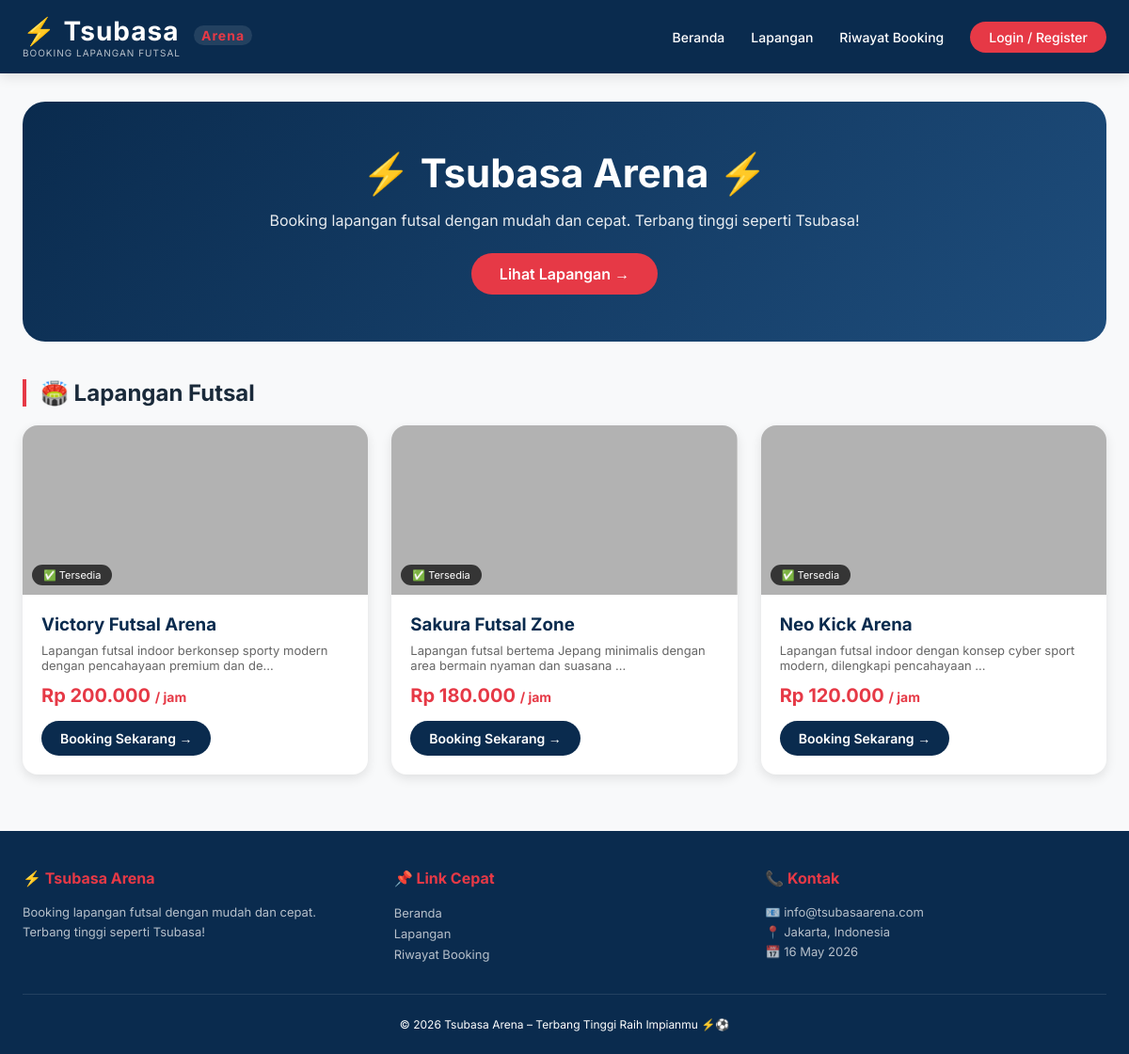
The app's page /tsubasa_arena/index.php with its own data.
### tables this page shows
CREATE TABLE `lapangan` (
  `id` int(11) NOT NULL,
  `nama_lapangan` varchar(100) NOT NULL,
  `deskripsi` text DEFAULT NULL,
  `lokasi` text DEFAULT NULL,
  `harga_per_jam` int(11) NOT NULL,
  `foto` varchar(255) DEFAULT NULL,
  `status` enum('aktif','nonaktif') DEFAULT 'aktif',
  `created_at` datetime DEFAULT current_timestamp()
);

### tsubasa_arena/index.php (the view, shortened to what this page needs)
<?php
include 'config/database.php';
include 'includes/header.php';
?>
<div class="container">
    <div class="hero">
        <h1>⚡ Tsubasa Arena ⚡</h1>
        <p>Booking lapangan futsal dengan mudah dan cepat. Terbang tinggi seperti Tsubasa!</p>
        <a href="lapangan.php" class="btn-lapangan">Lihat Lapangan →</a>
    </div>
    <h2 class="section-title">🏟️ Lapangan Futsal</h2>
    <div class="lapangan-grid">
        <?php
        $query = "SELECT * FROM lapangan WHERE status = 'aktif' ORDER BY id DESC LIMIT 3";
        $result = mysqli_query($conn, $query);
        if (mysqli_num_rows($result) > 0):
            while ($lapangan = mysqli_fetch_assoc($result)):
        ?>
        <div class="lapangan-card">
            <div class="lapangan-img" style="background-image: linear-gradient(rgba(0,0,0,0.3), rgba(0,0,0,0.3)), url('assets/uploads/lapangan/<?= $lapangan['foto'] ?? 'default.jpg' ?>');">
                <span class="lapangan-status">✅ Tersedia</span>
            </div>
            <div class="lapangan-info">
                <h3><?= $lapangan['nama_lapangan'] ?></h3>
                <p><?= substr($lapangan['deskripsi'], 0, 80) ?>...</p>
                <div class="harga">Rp <?= number_format($lapangan['harga_per_jam'], 0, ',', '.') ?> <span style="font-size: 14px;">/ jam</span></div>
                <a href="detail_lapangan.php?id=<?= $lapangan['id'] ?>" class="btn-booking">Booking Sekarang →</a>
            </div>
        </div>
        <?php
            endwhile;
        else:
        ?>
        <p style="color:#888;">Belum ada lapangan tersedia.</p>
        <?php endif; ?>
    </div>
</div>
<?php include 'includes/footer.php'; ?>

### tsubasa_arena/includes/header.php (style rules this page uses)
* { margin: 0; padding: 0; box-sizing: border-box; }
body { font-family: 'Inter', sans-serif; background: #f8f9fa; color: #1a2a3a; }
:root { --blue-dark: #0a2b4e; --blue-medium: #1e4d7c; --blue-light: #3a6b92; --red-accent: #e63946; --white: #ffffff; --gray-bg: #f8f9fa; --gray-border: #e0e0e0; --text-dark: #1a2a3a; }
.container { max-width: 1280px; margin: 0 auto; padding: 0 24px; }

### tsubasa_arena/index.php (style rules this page uses)
.hero { background: linear-gradient(135deg, #0a2b4e 0%, #1e4d7c 100%); border-radius: 24px; padding: 50px; text-align: center; color: white; margin: 30px 0; }
.hero h1 { font-size: 42px; margin-bottom: 15px; }
.hero p { font-size: 16px; margin-bottom: 25px; opacity: 0.9; }
.btn-lapangan { background: #e63946; color: white; padding: 12px 30px; border-radius: 30px; text-decoration: none; font-weight: 600; display: inline-block; transition: all 0.3s; }
.section-title { font-size: 24px; margin: 40px 0 20px; border-left: 4px solid #e63946; padding-left: 15px; }
.lapangan-grid { display: grid; grid-template-columns: repeat(auto-fit, minmax(300px, 1fr)); gap: 25px; }
.lapangan-card { background: white; border-radius: 16px; overflow: hidden; box-shadow: 0 4px 12px rgba(0,0,0,0.1); transition: all 0.3s; }
.lapangan-img { height: 180px; background-size: cover; background-position: center; display: flex; align-items: flex-end; justify-content: flex-start; padding: 10px; }
.lapangan-status { background: rgba(0,0,0,0.7); color: white; padding: 4px 12px; border-radius: 20px; font-size: 11px; }
.lapangan-info { padding: 20px; }
.lapangan-info h3 { color: #0a2b4e; margin-bottom: 8px; }
.lapangan-info p { color: #666; font-size: 13px; margin-bottom: 12px; }
.harga { font-size: 20px; font-weight: bold; color: #e63946; margin-bottom: 15px; }
.btn-booking { background: #0a2b4e; color: white; padding: 10px 20px; border-radius: 25px; text-decoration: none; font-size: 14px; font-weight: 600; display: inline-block; transition: all 0.3s; }

### records on screen
lapangan: nama_lapangan "Victory Futsal Arena", deskripsi "Lapangan futsal indoor berkonsep sporty modern dengan pencahayaan premium dan de", harga_per_jam "200.000"
lapangan: nama_lapangan "Sakura Futsal Zone", deskripsi "Lapangan futsal bertema Jepang minimalis dengan area bermain nyaman dan suasana", harga_per_jam "180.000"
lapangan: nama_lapangan "Neo Kick Arena", deskripsi "Lapangan futsal indoor dengan konsep cyber sport modern, dilengkapi pencahayaan", harga_per_jam "120.000"
